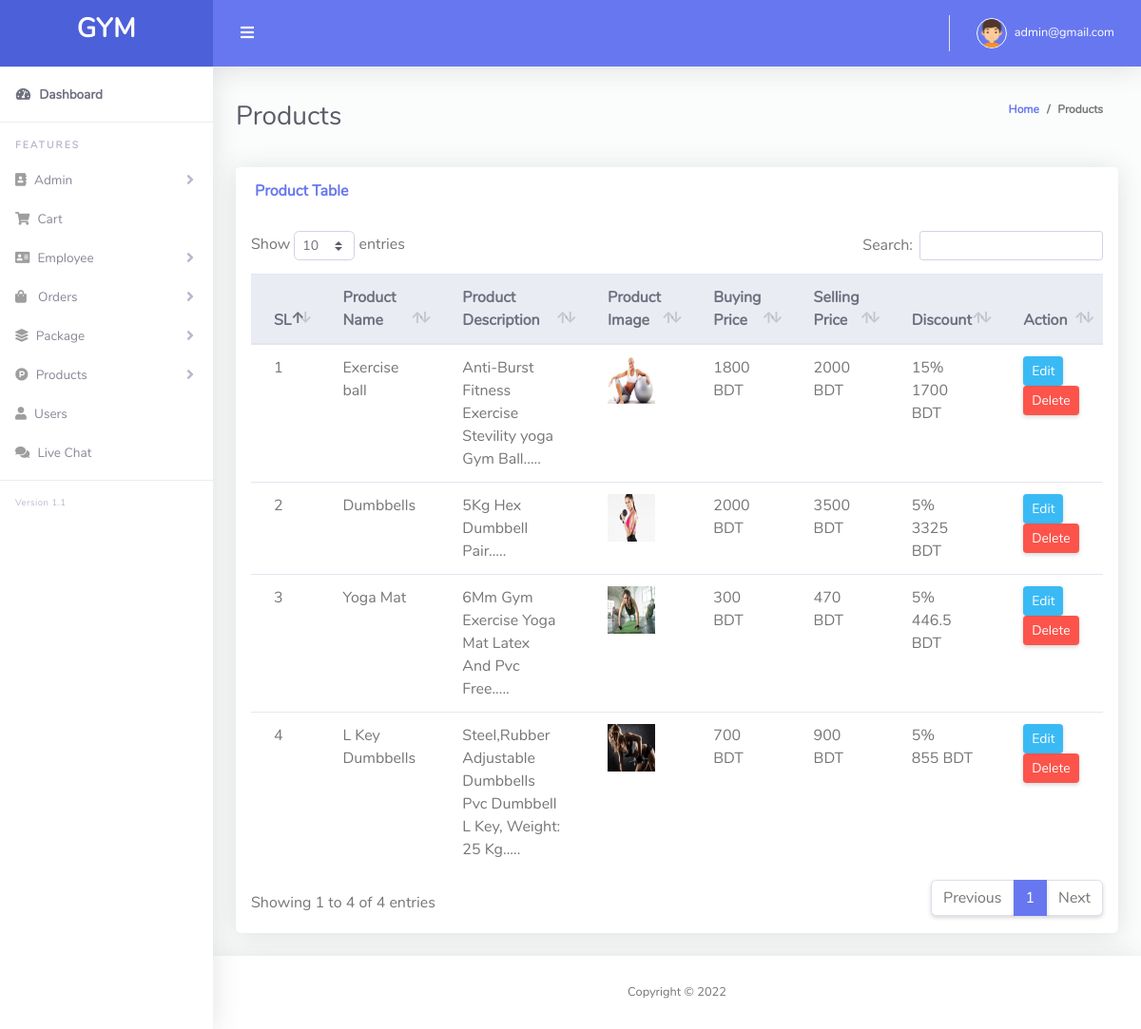
The page /admin/product.php (signed in) on the database its author committed.
### tables this page shows
CREATE TABLE `product_table` (
  `id` int(11) NOT NULL,
  `name` varchar(255) NOT NULL,
  `description` text NOT NULL,
  `image` varchar(255) NOT NULL,
  `stock` varchar(255) NOT NULL,
  `buying_price` int(11) NOT NULL,
  `selling_price` int(11) NOT NULL,
  `discount` int(11) NOT NULL,
  `soft_delete` tinyint(4) NOT NULL DEFAULT 0
);

### Classes/DB.php (called while the page is built, shortened)
<?php
class DB
{
    public function connect(){
        $this->conn = new mysqli("localhost","root","","gym");
        if ($this->conn->connect_error) {
          die("Connection failed: " . $this->conn->connect_error);
        }
        else{
            return $msg =  "connected";
        }
    }
}

### Classes/ProductClass.php (called while the page is built, shortened)
<?php
include_once 'db.php';
class ProductClass extends DB
{
    public function viewProduct(){
        $qry = "SELECT * FROM product_table where soft_delete = 0 " ;
        $result = $this->conn->query($qry);
        return $result;
    }
}

### Classes/FormatClass.php (called while the page is built, shortened)
<?php
Class Format{
    public function textShorten($text, $limit = 400){
        $text = $text . " ";
        $text = substr($text, 0, $limit);
        $text = substr($text, 0, strrpos($text, ' '));
        $text = $text . ".....";
        return $text;
    }
}

### admin/product.php (the view, shortened to what this page needs)
<?php include 'layouts/header.php';
?>
<div class="container-fluid" id="container-wrapper">
    <div class="d-sm-flex align-items-center justify-content-between mb-4">
        <h1 class="h3 mb-0 text-gray-800">Products</h1>
        <ol class="breadcrumb">
            <li class="breadcrumb-item"><a href="./">Home</a></li>
            <li class="breadcrumb-item">Products</li>
        </ol>
    </div>
    <div class="row">
        <div class="col-lg-12">
            <div class="card mb-4">
                <div class="card-header py-3 d-flex flex-row align-items-center justify-content-between">
                    <h6 class="m-0 font-weight-bold text-primary">Product Table</h6>
                </div>
                <div class="table-responsive p-3">
                    <table class="table align-items-center table-flush" id="dataTable">
                        <thead class="thead-light">
                            <tr>
                                <th>SL</th>
                                <th>Product Name</th>
                                <th>Product Description</th>
                                <th>Product Image</th>
                                <th>Buying Price</th>
                                <th>Selling Price</th>
                                <th>Discount</th>
                                <th>Action</th>
                            </tr>
                        </thead>
                        <tbody>
                            <?php
                            $i = 0;
                            $view = $product->viewProduct();
                            foreach($view as $value){
                                $i++;
                            ?>
                            <tr>
                                <td><?php echo $i; ?></td>
                                <td><?php echo $value['name']; ?></td>
                                <td><?php echo $fm->textShorten($value['description'], 100); ?></td>
                                <td><img src="<?php echo $value['image']; ?>" height="50px" width="50px"/></td>
                                <td><?php echo $value['buying_price']; ?> BDT</td>
                                <td><?php echo $value['selling_price']; ?> BDT</td>
                                <td><?php echo $value['discount']; ?>% <br> <?php echo $value['selling_price']-(($value['selling_price']*$value['discount'])/100) ?>  BDT
                                </td>
                                <td>
                                    <a href="edit_product.php?productid=<?php echo $value['id'] ;?>" class="btn btn-sm btn-info">Edit</a>
                                    <a onclick="return confirm('Are you sure to Delete?');" href="?delProduct=<?php echo $value['id'] ;?>" class="btn btn-sm btn-danger">Delete</a>
                                </td>
                            </tr>
                            <?php } ?>
                        </tbody>
                    </table>
                </div>
            </div>
        </div>
    </div>
</div>
<?php include 'layouts/footer.php'; ?>

### rows shown on the page
product_table: name "Exercise ball", description "Anti-Burst Fitness Exercise Stevility yoga Gym Ball.....", image (picture), buying_price "1800", selling_price "2000", discount "15", $value['selling_price']-(($value['selling_price']*$value['discount'])/100) "1700"
product_table: name "Dumbbells", description "5Kg Hex Dumbbell Pair.....", image (picture), buying_price "2000", selling_price "3500", discount "5", $value['selling_price']-(($value['selling_price']*$value['discount'])/100) "3325"
product_table: name "Yoga Mat", description "6Mm Gym Exercise Yoga Mat Latex And Pvc Free.....", image (picture), buying_price "300", selling_price "470", discount "5", $value['selling_price']-(($value['selling_price']*$value['discount'])/100) "446.5"
product_table: name "L Key Dumbbells", description "Steel,Rubber Adjustable Dumbbells Pvc Dumbbell L Key, Weight: 25 Kg.....", image (picture), buying_price "700", selling_price "900", discount "5", $value['selling_price']-(($value['selling_price']*$value['discount'])/100) "855"

### other values the page prints
$_SESSION['admin_email'] "admin@gmail.com"
